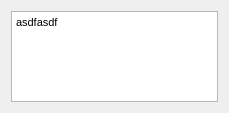
<?xml version="1.0" encoding="UTF-8"?>
<ui version="4.0">
 <class>Dialog</class>
 <widget class="QDialog" name="Dialog">
  <property name="geometry">
   <rect>
    <x>0</x>
    <y>0</y>
    <width>229</width>
    <height>113</height>
   </rect>
  </property>
  <property name="windowTitle">
   <string>Dialog</string>
  </property>
  <layout class="QGridLayout" name="gridLayout">
   <item row="0" column="0">
    <widget class="QTextEdit" name="textEdit">
     <property name="html">
      <string>&lt;!DOCTYPE HTML PUBLIC &quot;-//W3C//DTD HTML 4.0//EN&quot; &quot;http://www.w3.org/TR/REC-html40/strict.dtd&quot;&gt;
&lt;html&gt;&lt;head&gt;&lt;meta name=&quot;qrichtext&quot; content=&quot;1&quot; /&gt;&lt;style type=&quot;text/css&quot;&gt;
p, li { white-space: pre-wrap; }
&lt;/style&gt;&lt;/head&gt;&lt;body style=&quot; font-family:'MS Shell Dlg 2'; font-size:7.875pt; font-weight:400; font-style:normal;&quot;&gt;
&lt;p style=&quot; margin-top:0px; margin-bottom:0px; margin-left:0px; margin-right:0px; -qt-block-indent:0; text-indent:0px;&quot;&gt;asdfasdf&lt;/p&gt;&lt;/body&gt;&lt;/html&gt;</string>
     </property>
    </widget>
   </item>
  </layout>
 </widget>
 <resources/>
 <connections/>
</ui>
